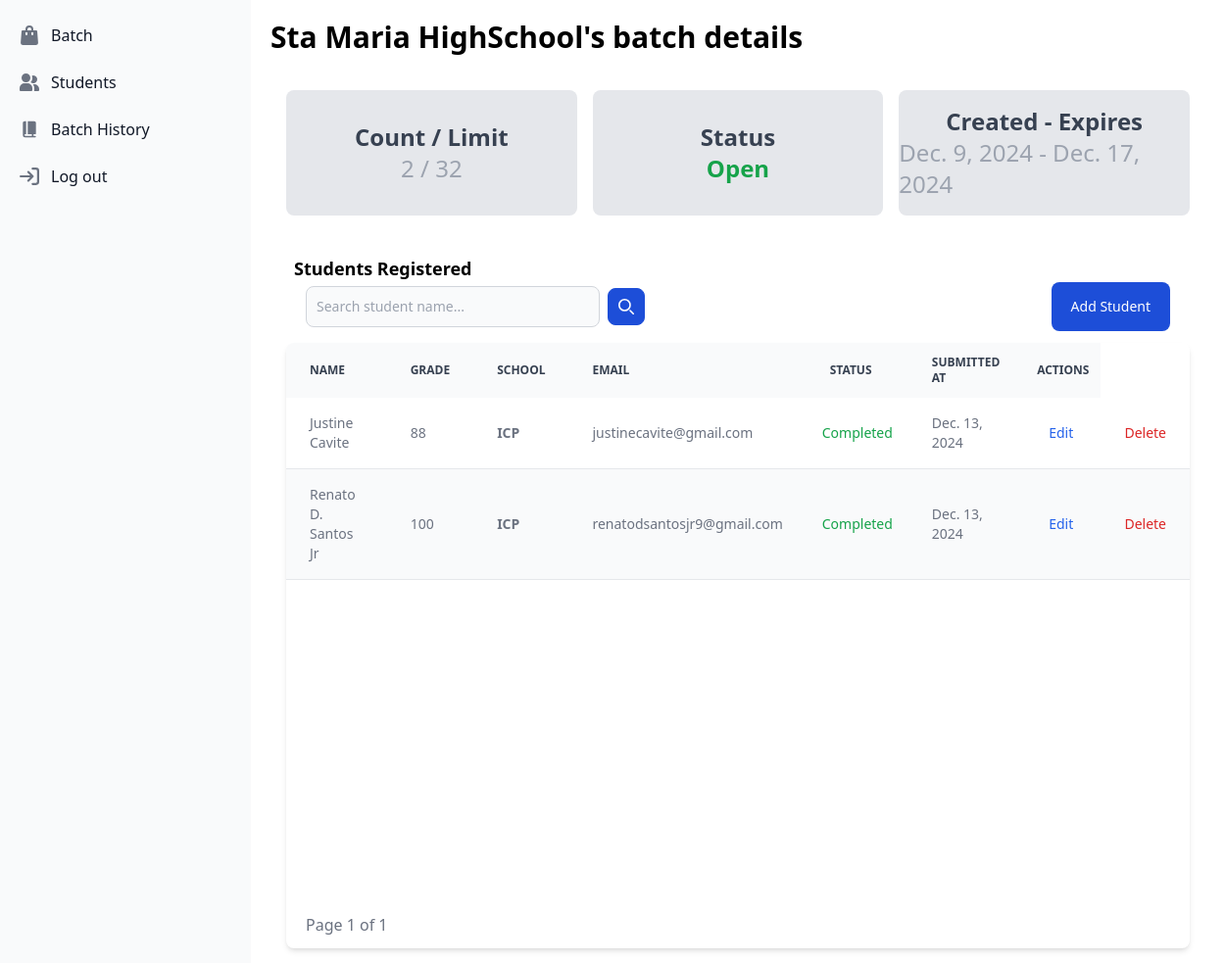
The app's page /batch/details/7/ (signed in) with its own data.
### EducationalAssistance/models.py (models this page shows, shortened)
class Batch(models.Model):
    batch_id = models.AutoField(primary_key=True)
    batch_name = models.CharField(max_length=255)
    start_date = models.DateField()
    end_date = models.DateField()
    status = models.CharField(max_length=255, choices=StatusChoices.choices, default=StatusChoices.Open)
    budget = models.IntegerField()
    limit = models.IntegerField()
    current_count = models.IntegerField(default=0)
    created_by = models.ForeignKey(User, on_delete=models.CASCADE, related_name="batches")

class Student(models.Model):
    batch = models.ForeignKey(Batch, on_delete=models.CASCADE)
    student_id = models.AutoField(primary_key=True)
    name = models.CharField(max_length=100)
    school = models.CharField(max_length=255)
    grade = models.IntegerField(blank=True, null=True)
    email = models.EmailField(max_length=255)
    address = models.CharField(max_length=255)
    requirementsStatus = models.CharField(max_length=255, choices=RequirementStatusCoices.choices, default=RequirementStatusCoices.Completed)
    dateSubmitted = models.DateField(auto_now_add=True)
    class Meta:
        constraints  = [
            models.UniqueConstraint(fields=['batch', 'email'], name="Unique email per Batch")
        ]

### Batch/views.py (the view)
# urls.py: path('details/<int:pk>/', views.BatchDetails, name='BatchDetails'),
@login_required
def BatchDetails(request, pk):
    batch = Batch.objects.prefetch_related('student_set').get(batch_id=pk)
    students = batch.student_set.all()
    if request.method == 'POST' and 'search_student' in request.POST:
        search_query = request.POST['search_student']
        students = students.filter(name__icontains=search_query)
    page = request.GET.get('page', 1)
    paginator = Paginator(students, 10)
    try:
        students = paginator.page(page)
    except PageNotAnInteger:
        students = paginator.page(1)
    except EmptyPage:
        students = paginator.page(paginator.num_pages)
    return render(request, 'batch/batchDetails.html', {'batch': batch, 'students': students })

### templates/batch/batchDetails.html (shortened to what this page needs)
{% extends 'index.html' %}
{% load static %}
{% block content %}
<div class="container p-5">
    <div class="flex w-full justify-start">
        <h1 class="font-bold text-xl md:text-3xl">
            {{ batch.batch_name }}'s batch details
        </h1>
    </div>
    <div class="p-4 mt-5">
        <div class="grid grid-cols-3 gap-4 mb-4">
            <div class="flex flex-col items-center justify-center h-32 rounded-lg bg-gray-200 dark:bg-gray-800">
                <h2 class="font-bold text-lg md:text-2xl text-gray-700">
                    Count / Limit
                </h2>
                <p class="text-2xl text-gray-400">
                    {{ batch.current_count }} / {{ batch.limit }}
                </p>
            </div>
            <div class="flex flex-col items-center justify-center h-32 rounded-lg bg-gray-200 dark:bg-gray-800">
                <h2 class="font-bold text-lg md:text-2xl text-gray-700">
                    Status
                </h2>
                <p class="text-2xl font-semibold {% if batch.status == 'Open' %} text-green-600 {% else %} text-red-600 {% endif %}">
                    {{ batch.status}}
                </p>
            </div>
            <div class="flex flex-col items-center justify-center h-32 rounded-lg bg-gray-200 dark:bg-gray-800">
                <h2 class="font-bold text-lg md:text-2xl text-gray-700">
                    Created - Expires
                </h2>
                <p class="text-2xl text-gray-400">
                    {{ batch.start_date }} - {{ batch.end_date }}
                </p>
            </div>
        </div>
        <div class="mt-4">
            <header class=" py-3 px-2">
                <h1 class="font-bold text-lg mt-3">
                    Students Registered
                </h1>
                <div class="flex justify-between items-center gap-3 px-2 md:px-3">
                    <form method="post" class="flex items-center">
                        <div class="relative w-full">
                            <input type="text" name="search_student" class="w-[300px] bg-gray-50 border border-gray-300 text-gray-900 text-sm rounded-lg focus:ring-blue-500 focus:border-blue-500 block p-2.5" placeholder="Search student name..." required />
                        </div>
                        <button type="submit" class="p-2.5 ms-2 text-sm font-medium text-white bg-blue-700 rounded-lg border border-blue-700 hover:bg-blue-800 focus:ring-4 focus:outline-none focus:ring-blue-300 dark:bg-blue-600 dark:hover:bg-blue-700 dark:focus:ring-blue-800">
                            <svg class="w-4 h-4" aria-hidden="true" xmlns="http://www.w3.org/2000/svg" fill="none" viewBox="0 0 20 20">
                                <path stroke="currentColor" stroke-linecap="round" stroke-linejoin="round" stroke-width="2" d="m19 19-4-4m0-7A7 7 0 1 1 1 8a7 7 0 0 1 14 0Z"/>
                            </svg>
                        </button>
                    </form>
                    {% if batch.status == 'Open' %}
                        <div aria-label="add-button">
                            <a href="/student/add/{{batch.batch_id}}" class="flex justify-center items-center h-[50px] text-white bg-blue-700 hover:bg-blue-800 focus:ring-4 focus:ring-blue-300 font-medium rounded-lg text-sm px-5 py-2.5 focus:outline-none">
                                Add Student
                            </a>
                        </div>
                    {% endif %}
                </div>
            </header>
            <div class="relative overflow-x-auto shadow-md sm:rounded-lg">
                <div class="min-h-[570px]">
                    <table class="w-full text-sm text-left rtl:text-right text-gray-500 dark:text-gray-400">
                        <thead class="text-xs text-gray-700 uppercase bg-gray-50 dark:bg-gray-700 dark:text-gray-400">
                            <tr>
                                <th scope="col" class="px-6 py-3">
                                    Name
                                </th>
                                <th scope="col" class="px-6 py-3">
                                    Grade
                                </th>
                                <th scope="col" class="px-6 py-3">
                                    School
                                </th>
                                <th scope="col" class="px-6 py-3">
                                    Email
                                </th>
                                <th scope="col" class="px-6 py-3">
                                    status
                                </th>
                                <th scope="col" class="px-6 py-3">
                                    submitted at
                                </th>
                                <th scope="col" class="px-3 py-3">
                                    Actions
                                </th>
                            </tr>
                        </thead>
                        <tbody>
                            {% for student in students %}
                                <tr class="hover:bg-blue-100 odd:bg-white odd:dark:bg-gray-900 even:bg-gray-50 even:dark:bg-gray-800 border-b dark:border-gray-700">
                                    <td class="px-6 py-4">
                                        {{ student.name }}
                                    </td>
                                    <td class="px-6 py-4">
                                        {{ student.grade }}
                                    </td>
                                    <td class="px-6 py-4 font-semibold ">
                                        {{ student.school }}
                                    </td>
                                    <td class="px-6 py-4">
                                        {{ student.email }}
                                    </td>
                                    <td class="px-4 py-2 font-medium {% if student.requirementsStatus == 'Completed' %} text-green-600 {% else %} text-red-600 {% endif %}">
                                        {{ student.requirementsStatus }}
                                    </td>
                                    <td class="px-6 py-4">
                                        {{ student.dateSubmitted }}
                                    </td>
                                    <td class="px-6 py-4">
                                        <a href="/student/update/{{student.student_id}}" class="font-medium text-blue-600 dark:text-blue-500 hover:underline">Edit</a>
                                    </td>
                                    <td class="px-6 py-4" >
                                        <button onclick="DeleteDialog('{{student.student_id}}')" class="font-medium text-red-600 dark:text-red-500 hover:underline">
                                            Delete
                                        </button>
                                    </td>
                                </tr>
                            {% endfor %}
                        </tbody>
                    </table>
                </div>
                <div class="pagination">
                    <span class="step-links flex gap-3 items-center py-3 px-5">
                        <span class="font-medium text-gray-500 dark:text-gray-400">
                            Page {{ students.number }} of {{ students.paginator.num_pages }}
                        </span>
                    </span>
                </div>
            </div>
        </div>
   </div>
</div>
{% endblock %}

### records on screen
Batch: batch_name "Sta Maria HighSchool", current_count "2", limit "32", status "Open", start_date "Dec. 9, 2024", end_date "Dec. 17, 2024"
Student: name "Justine Cavite", grade "88", school "ICP", email "justinecavite@gmail.com", requirementsStatus "Completed", dateSubmitted "Dec. 13, 2024"
Student: name "Renato D. Santos Jr", grade "100", school "ICP", email "renatodsantosjr9@gmail.com", requirementsStatus "Completed", dateSubmitted "Dec. 13, 2024"

### other values on screen
{{ students.number }} "1"
{{ students.paginator.num_pages }} "1"
